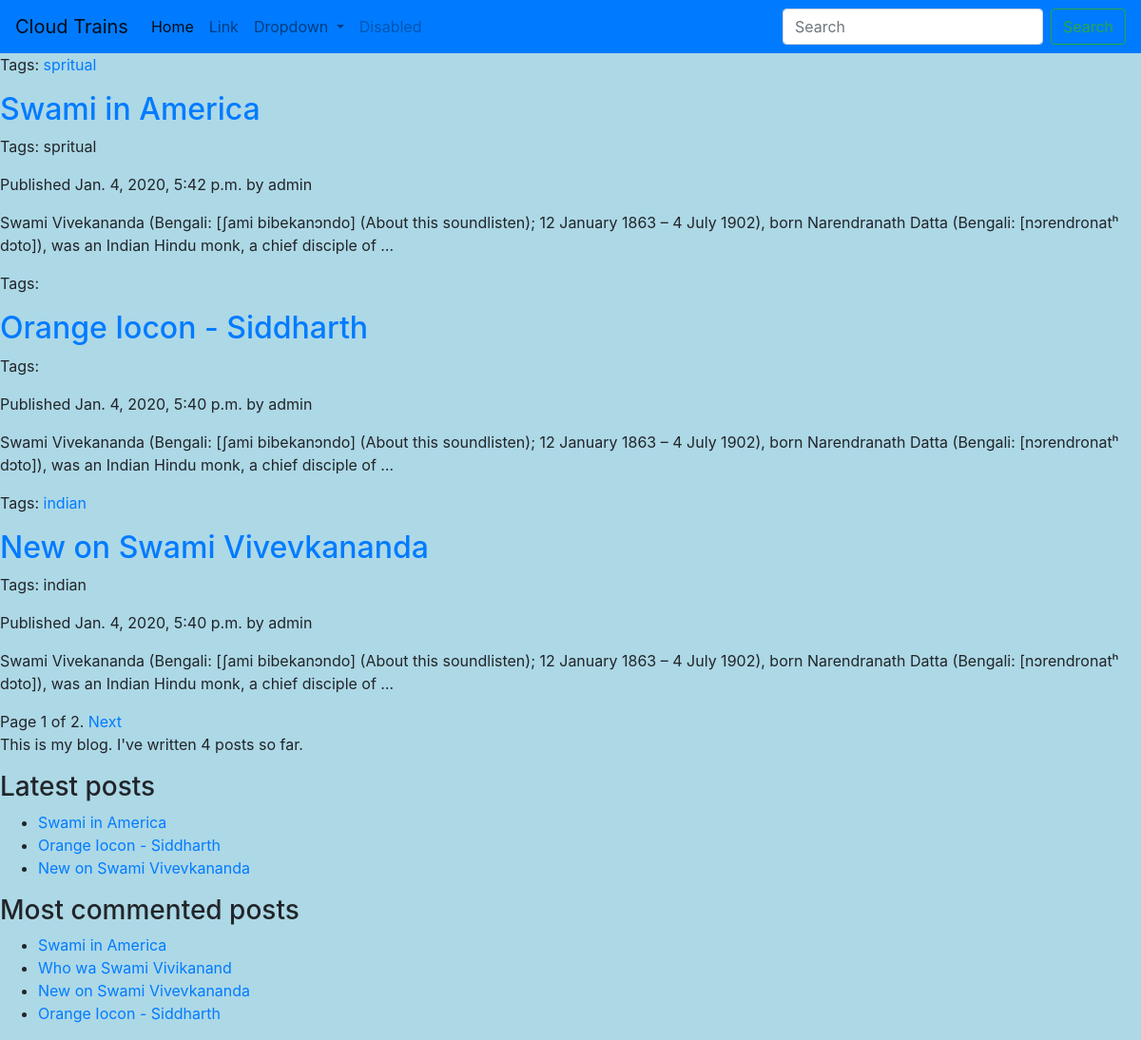
Page /blog/ on the earlier database version.
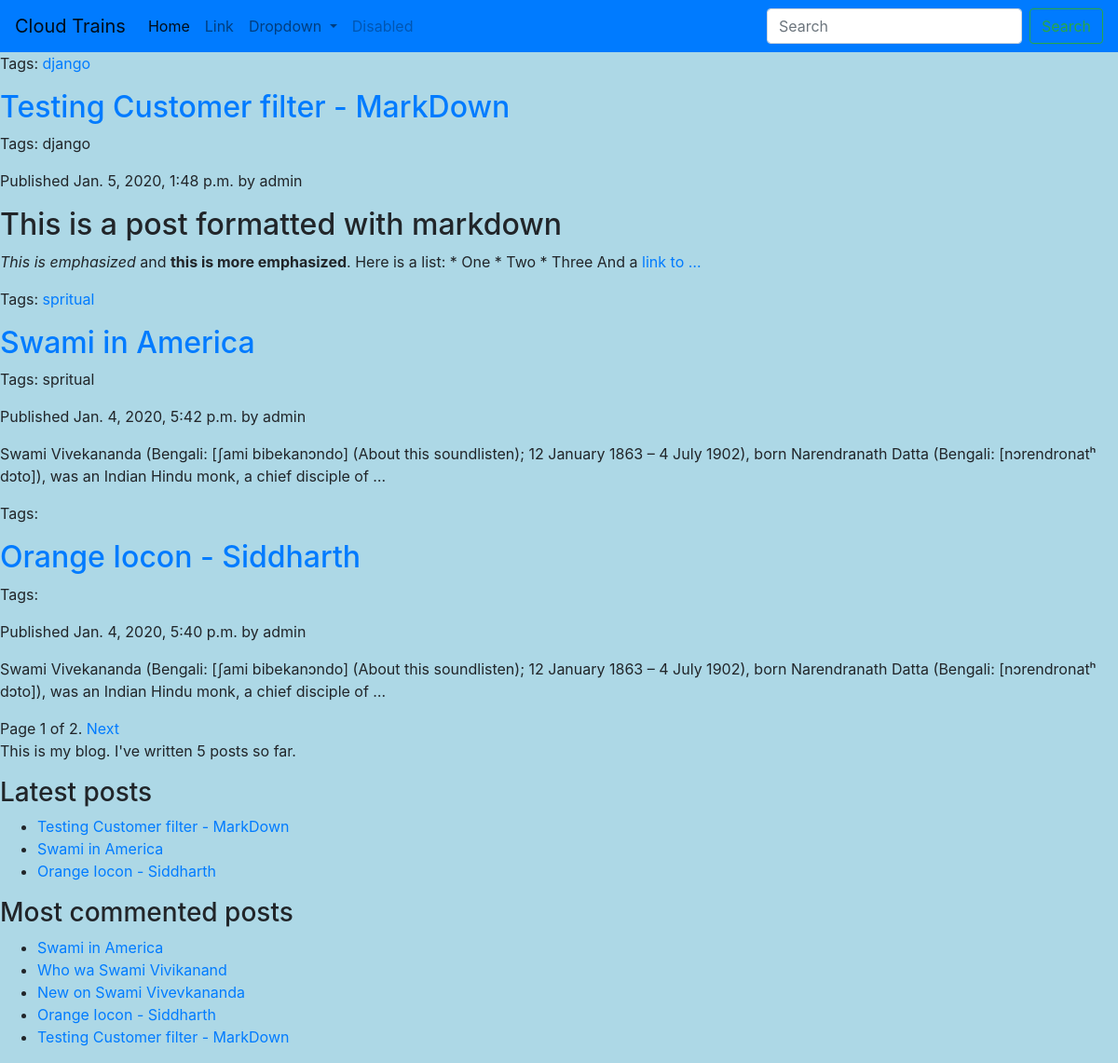
Same page on the later database version.
### blog/models.py (models this page shows, shortened)
class Post(models.Model):
    tag = TaggableManager()
    objects = models.Manager()  # default Manager
    published = PublishedManager()  # Custom Manager
    def get_absolute_url(self):
        return reverse('blog:post_detail',
                       args=[self.publish.year,
                             self.publish.month,
                             self.publish.day,
                             self.slug])
    STATUS_CHOICES = (('draft', 'Draft'),
                      ('published', 'Published'),
                      )
    title = models.CharField(max_length=255)
    slug = models.SlugField(max_length=250, unique_for_date='publish')
    author = models.ForeignKey(User, on_delete=models.CASCADE,
                               related_name='blog_posts')
    body = models.TextField()
    publish = models.DateTimeField(default=timezone.now)
    created = models.DateTimeField(auto_now_add=True)
    updated = models.DateTimeField(auto_now=True)
    status = models.CharField(max_length=10,
                              choices=STATUS_CHOICES,
                              default='draft')
    deleted = models.BooleanField(default=False)
    delete_on = models.DateTimeField(null=True, blank=True)
    class Meta:
        ordering = ['-publish']
    def __str__(self):
        return self.title

### blog/views.py (the view)
# urls.py: path('', views.post_list, name='post_list'),
def post_list(request, tag_slug=None):
    posts = Post.published.all()
    tag = None
    if tag_slug:
        tag = get_object_or_404(Tag, slug=tag_slug)
        posts = posts.filter(tag__in=[tag])
    print(posts)
    paginator = Paginator(posts, 3)
    page = request.GET.get('page')
    try:
        posts = paginator.page(page)
    except PageNotAnInteger:
        posts = paginator.page(1)
    except EmptyPage:
        posts = paginator.page(paginator.num_pages)
    print('*' * 50)
    print(posts)
    return render(request, 'blog/post/list.html',
                  {'page': page,
                   'posts': posts,
                   'tag': tag})

### blog/models.py (called while the page is built)
    def get_queryset(self):
        return super(PublishedManager, self).get_queryset().filter(status='published')

### blog/templatetags/blog_tags.py (called while the page is built)
@register.simple_tag()
def total_posts():
    return Post.published.count()

@register.inclusion_tag('blog/post/latest_posts.html')
def show_latest_posts(count):
    latest_posts = Post.published.order_by('-publish')[:count]
    return {'latest_posts': latest_posts}

@register.simple_tag
def get_most_commented_posts(count=5):
    return Post.published.annotate(total_comments=Count('comments')).order_by('-total_comments')[:count]

@register.filter(name='markdown')
def markdown_format(text):
    return mark_safe(markdown.markdown(text))

### blog/templates/blog/post/list.html (shortened to what this page needs)
{% extends "blog/base.html" %}
{% load blog_tags %}
{% block content %}
    {% for post in posts %}
        <p class="tags">
            Tags:
            {% for tag in post.tag.all %}
                <a href="{% url "blog:post_list_by_tag" tag.slug %}">
                    {{ tag.name }}
                </a>
            {% endfor %}
        </p>
        <h2>
            <a href="{{ post.get_absolute_url }}">
                {{ post.title }}
            </a>
        </h2>
        <p class="tags">Tags: {{ post.tag.all|join:" ,"}}</p>
        <p class="date">
            Published {{ post.publish }} by {{ post.author }}
        </p>
        {{ post.body | markdown| truncatewords_html:30}}
    {% endfor %}
    {% include "pagination.html" with page=posts %}
{% endblock %}

### blog/templates/blog/base.html (shortened to what this page needs)
{% load static %}
{% load blog_tags %}
<!DOCTYPE html>
<html lang="en">
<head>
    <link href="https://stackpath.bootstrapcdn.com/bootstrap/4.4.1/css/bootstrap.min.css" rel="stylesheet">
    <link href="{% static 'css/blog.css' %}" rel=stylesheet>
</head>
<body>
<div id="navbar">
    <nav class="navbar navbar-expand-lg navbar-light bg-primary">
        <a class="navbar-brand" href="#">Cloud Trains</a>
        <div class="collapse navbar-collapse" id="navbarSupportedContent">
            <ul class="navbar-nav mr-auto">
                <li class="nav-item active">
                    <a class="nav-link" href="#">Home <span class="sr-only">(current)</span></a>
                </li>
                <li class="nav-item">
                    <a class="nav-link" href="#">Link</a>
                </li>
                <li class="nav-item dropdown">
                    <a class="nav-link dropdown-toggle" href="#" id="navbarDropdown" role="button"
                       data-toggle="dropdown" aria-haspopup="true" aria-expanded="false">
                        Dropdown
                    </a>
                </li>
                <li class="nav-item">
                    <a class="nav-link disabled" href="#">Disabled</a>
                </li>
            </ul>
            <form class="form-inline my-2 my-lg-0">
                <input class="form-control mr-sm-2" type="search" placeholder="Search" aria-label="Search">
                <button class="btn btn-outline-success my-2 my-sm-0" type="submit">Search</button>
            </form>
        </div>
    </nav>
</div>
<div id="content">
    {% block content %}
    {% endblock %}
</div>
<div id="sidebar">
    <p>This is my blog. I've written {% total_posts %} posts so far.</p>
    <h3>Latest posts</h3>
    {% show_latest_posts 3 %}
    <h3>Most commented posts</h3>
    {% get_most_commented_posts as most_commented_posts %}
    <ul>
        {% for post in most_commented_posts %}
            <li>
                <a href="{{ post.get_absolute_url }}">{{ post.title }}</a>
            </li>
        {% endfor %}
    </ul>
</div>
</body>
</html>

### blog/templates/pagination.html (shortened to what this page needs)
<div class="pagination">
<span class="step-links">
    <span class="current">
Page {{ page.number }} of {{ page.paginator.num_pages }}.
</span>
    {% if page.has_next %}
        <a href="?page={{ page.next_page_number }}">Next</a>
    {% endif %}
</span>
</div>

### blog/templates/blog/post/latest_posts.html
<ul>
    {% for post in latest_posts %}
        <li>
            <a href="{{ post.get_absolute_url }}">{{ post.title }}</a>
        </li>
    {% endfor %}
</ul>

### static/css/blog.css (style rules this page uses)
body { background-color: lightblue; }

Differences in the rows shown:
no longer on one of the page's lists (row unchanged): Post: title "New on Swami Vivevkananda", tag.all "indian", publish "Jan. 4, 2020, 5:40 p.m.", author "admin", body "Swami Vivekananda (Bengali: [ʃami bibekanɔndo] (About this soundlisten); 12 January 1863 – 4 July 1902), born Narendranath Datta (Bengali: [nɔrendronatʰ dɔto]), was an Indian Hindu monk, a chief disciple of …"
added Post: title "Testing Customer filter - MarkDown", tag.all "django", publish "Jan. 5, 2020, 1:48 p.m.", author "admin", body "This is a post formatted with markdown This is emphasized and this is more emphasized . Here is a list: * One * Two * Three And a link to …"
added Tag: name "django", shown under "Testing Customer filter - MarkDown"
computed for Post "New on Swami Vivevkananda": loses Tag (name "indian")
Other differences:
text no longer shown: "4"
text now shown: "5"
